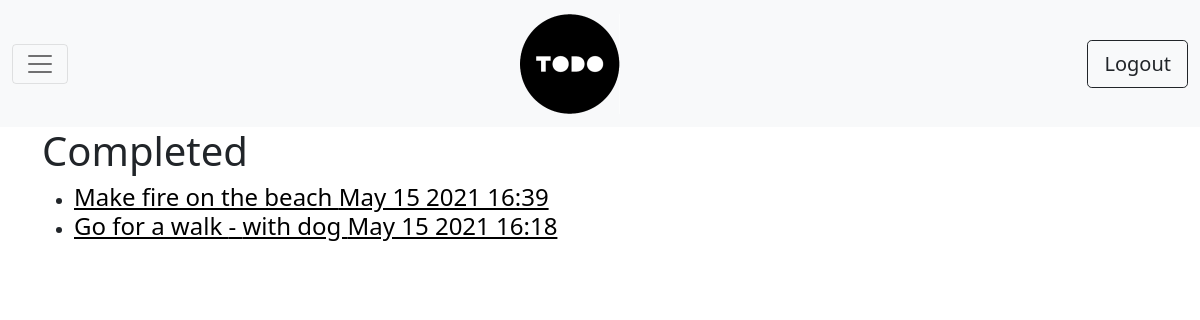
Screenshot of /completed/ (signed in) with the database file from the repository.
### todo/models.py (models this page shows, shortened)
class Todo(models.Model):
    title = models.CharField(max_length=255)
    memo = models.TextField(blank=True)# не обязательно к заполнению
    date_created = models.DateTimeField(auto_now_add=True)
    date_completed = models.DateTimeField(null=True, blank=True)
    important = models.BooleanField(default=False)
    user = models.ForeignKey(User,on_delete=models.CASCADE)

### todo/views.py (the view)
# urls.py: path('completed/', views.completedtodos, name='completedtodos'),
@login_required
def completedtodos(request):
    todos = Todo.objects.filter(user=request.user, date_completed__isnull=False).order_by('-date_completed')
    return render(request,'todo/completedtodos.html', {'todos':todos})

### todo/templates/todo/completedtodos.html (shortened to what this page needs)
<!DOCTYPE html>
<html lang="en">
<head>
</head>
<body>
{% extends 'todo/base.html' %}
{% block content %}
    <h1>Completed</h1>
    <ul>
        {% for todo in todos %}
            <li>
                <a href="{% url 'viewtodo' todo.id %}" style="color: black" class="h4" >
                    {% if todo.important %}
                        <b>
                        {{ todo.title }}
                        </b>
                    {% else %}
                        {{ todo.title }}
                    {% endif %}
                    {% if todo.memo %} - {{ todo.memo }}{% endif %}
                    {{ todo.date_completed|date:'M j Y H:i' }}
                </a>
            </li>
        {% endfor %}
    </ul>
{% endblock %}

### rows the page displays
Todo: title "Make fire on the beach", date_completed "May 15 2021 16:39"
Todo: title "Go for a walk", memo "with dog", date_completed "May 15 2021 16:18"
